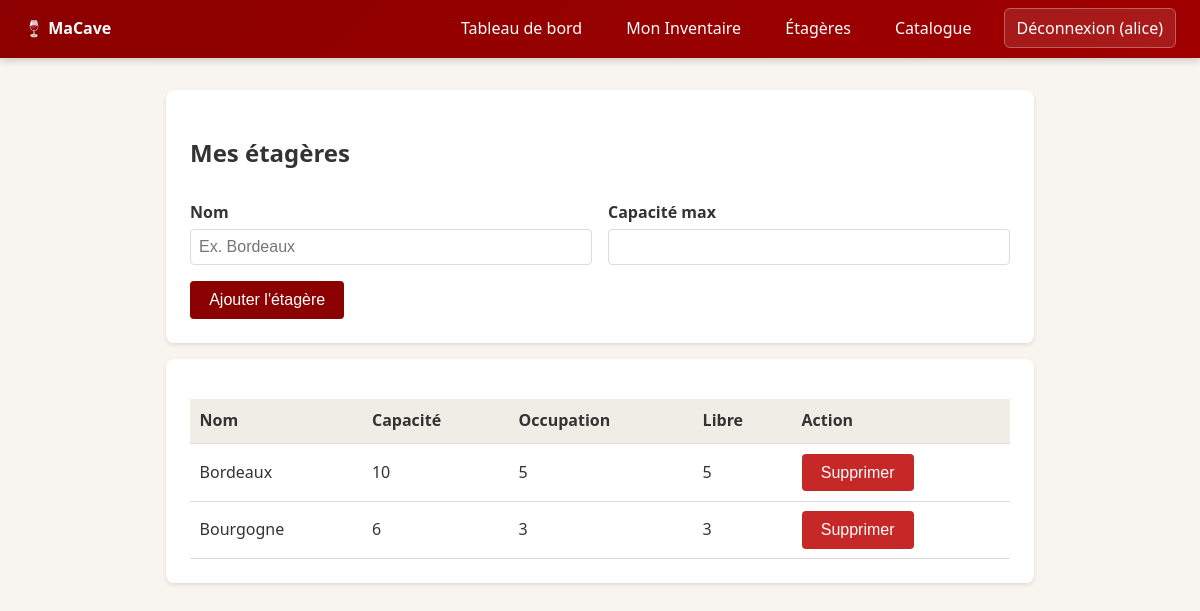
The app's page /cave/etageres (signed in) with its own data.
### tables this page shows
CREATE TABLE utilisateurs (
    id INTEGER PRIMARY KEY AUTOINCREMENT,
    username TEXT NOT NULL UNIQUE,
    email TEXT NOT NULL UNIQUE,
    password_hash TEXT NOT NULL
);

CREATE TABLE etageres (
    id INTEGER PRIMARY KEY AUTOINCREMENT,
    cave_id INTEGER NOT NULL,
    nom TEXT NOT NULL,
    capacite_max INTEGER NOT NULL DEFAULT 0,
    UNIQUE (cave_id, nom),
    FOREIGN KEY (cave_id) REFERENCES caves(id) ON DELETE CASCADE
);

### src/macave/routes/cave_routes.py (the view)
@bp.route("/etageres")
def etageres():
    cave_id = _get_cave_id()
    if cave_id is None:
        return redirect(url_for("auth.login"))
    rows = g.db.execute(
        "SELECT e.id, e.nom, e.capacite_max, "
        "(SELECT COUNT(*) FROM bouteilles b "
        " WHERE b.etagere_id = e.id AND b.statut = 'en_stock') as occ "
        "FROM etageres e WHERE e.cave_id = ?",
        (cave_id,),
    ).fetchall()
    etageres = []
    for r in rows:
        etagere = Etagere(id=r["id"], nom=r["nom"], capacite_max=r["capacite_max"])
        etagere._occupation = r["occ"]
        etageres.append(etagere)
    return render_template("cave/etageres.html", etageres=etageres)

### src/macave/db.py (called while the page is built)
    def __enter__(self) -> sqlite3.Connection:
        self._connection = sqlite3.connect(self.db_path)
        self._connection.row_factory = sqlite3.Row
        self._connection.execute("PRAGMA foreign_keys = ON")
        return self._connection

### src/macave/routes/cave_routes.py (called while the page is built)
def _get_cave_id() -> int | None:
    if g.user is None:
        return None
    row = g.db.execute(
        "SELECT id FROM caves WHERE utilisateur_id = ?", (g.user.id,)
    ).fetchone()
    return row["id"] if row else None

### src/macave/services/auth_service.py (called while the page is built)
def get_user_by_id(user_id: int, conn: sqlite3.Connection) -> Utilisateur | None:
    row = conn.execute(
        "SELECT id, username, email, password_hash FROM utilisateurs WHERE id = ?",
        (user_id,),
    ).fetchone()
    if row is None:
        return None
    return Utilisateur(
        id=row["id"],
        username=row["username"],
        email=row["email"],
        password_hash=row["password_hash"],
    )

### src/macave/templates/cave/etageres.html (shortened to what this page needs)
{% extends 'base.html' %}
{% block content %}
<div class="card">
  <h2>Mes étagères</h2>
  <form method="post" action="{{ url_for('cave.ajouter_etagere') }}" class="grid-2" style="margin-top: 1rem;">
    <div>
      <label>Nom</label>
      <input name="nom" placeholder="Ex. Bordeaux" required>
    </div>
    <div>
      <label>Capacité max</label>
      <input type="number" name="capacite" min="1" required>
    </div>
    <div style="grid-column: 1 / -1;">
      <button type="submit">Ajouter l'étagère</button>
    </div>
  </form>
</div>
<div class="card">
  {% if etageres %}
    <table>
      <thead>
        <tr><th>Nom</th><th>Capacité</th><th>Occupation</th><th>Libre</th><th>Action</th></tr>
      </thead>
      <tbody>
        {% for e in etageres %}
        <tr>
          <td>{{ e.nom }}</td>
          <td>{{ e.capacite_max }}</td>
          <td>{{ e._occupation|default(0) }}</td>
          <td>{{ e.capacite_max - (e._occupation|default(0)) }}</td>
          <td>
            <form method="post" action="{{ url_for('cave.supprimer_etagere', etagere_id=e.id) }}" style="display:inline;">
              <button type="submit" onclick="return confirm('Supprimer cette étagère ?')" style="background:#c62828;">Supprimer</button>
            </form>
          </td>
        </tr>
        {% endfor %}
      </tbody>
    </table>
  {% else %}
    <p>Aucune étagère pour l'instant.</p>
  {% endif %}
</div>
{% endblock %}

### src/macave/templates/base.html (shortened to what this page needs)
<!doctype html>
<html lang="fr">
<head>
</head>
<body>
  <nav>
    <div><strong>🍷 MaCave</strong></div>
    <div>
      {% if g.user %}
        <a href="{{ url_for('cave.dashboard') }}">Tableau de bord</a>
        <a href="{{ url_for('inventaire.index') }}">Mon Inventaire</a>
        <a href="{{ url_for('cave.etageres') }}">Étagères</a>
        <a href="{{ url_for('catalogue.vins') }}">Catalogue</a>
        <a href="{{ url_for('auth.logout') }}" class="btn-logout">Déconnexion ({{ g.user.username }})</a>
      {% else %}
        <a href="{{ url_for('auth.register') }}">Inscription</a>
        <a href="{{ url_for('auth.login') }}">Connexion</a>
      {% endif %}
    </div>
  </nav>
  <div class="container">
    {% block content %}{% endblock %}
  </div>
</body>
</html>

### src/macave/templates/base.html (style rules this page uses)
:root { --primary: #8B0000; --bg: #f8f5f0; --card: #fff; --text: #333; --border: #ddd; --success: #2e7d32; --danger: #c62828; --warning: #f9a825; --info: #1565c0; }
* { box-sizing: border-box; }
body { margin: 0; font-family: 'Segoe UI', system-ui, -apple-system, sans-serif; background: var(--bg); color: var(--text); line-height: 1.6; }
nav { background: linear-gradient(135deg, var(--primary), #a00000); color: white; padding: 1rem 1.5rem; display: flex; justify-content: space-between; align-items: center; box-shadow: 0 2px 8px rgba(0,0,0,0.2); position: sticky; top: 0; z-index: 100; }
nav a { color: white; text-decoration: none; margin-left: 1rem; padding: 0.5rem 0.75rem; border-radius: 6px; transition: background 0.2s; }
nav .btn-logout { background: rgba(255,255,255,0.1); border: 1px solid rgba(255,255,255,0.3); }
.container { max-width: 900px; margin: 2rem auto; padding: 0 1rem; }
.card { background: var(--card); border-radius: 8px; box-shadow: 0 2px 4px rgba(0,0,0,0.1); padding: 1.5rem; margin-bottom: 1rem; }
form label { display: block; margin: 0.5rem 0 0.25rem; font-weight: 600; }
form input, form select, form textarea { width: 100%; padding: 0.5rem; border: 1px solid var(--border); border-radius: 4px; font-size: 1rem; }
button, .btn { display: inline-block; background: var(--primary); color: white; border: none; padding: 0.6rem 1.2rem; border-radius: 4px; cursor: pointer; text-decoration: none; font-size: 1rem; }
table { width: 100%; border-collapse: collapse; margin-top: 1rem; }
th, td { text-align: left; padding: 0.6rem; border-bottom: 1px solid var(--border); }
th { background: #f0ece6; }
.grid-2 { display: grid; grid-template-columns: 1fr 1fr; gap: 1rem; }

### records on screen
utilisateurs: user.username "alice"
etageres: nom "Bordeaux", capacite_max "10", _occupation "5", e.capacite_max-(e._occupation|default(0)) "5"
etageres: nom "Bourgogne", capacite_max "6", _occupation "3", e.capacite_max-(e._occupation|default(0)) "3"
